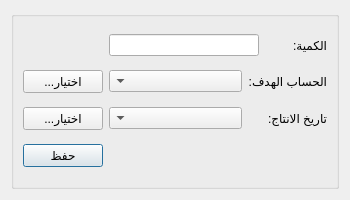
<?xml version="1.0" encoding="UTF-8"?>
<ui version="4.0">
 <class>MoveOutMaterial</class>
 <widget class="QDialog" name="MoveOutMaterial">
  <property name="geometry">
   <rect>
    <x>0</x>
    <y>0</y>
    <width>350</width>
    <height>200</height>
   </rect>
  </property>
  <property name="minimumSize">
   <size>
    <width>350</width>
    <height>200</height>
   </size>
  </property>
  <property name="maximumSize">
   <size>
    <width>350</width>
    <height>200</height>
   </size>
  </property>
  <property name="windowTitle">
   <string>إضافة مادة إلى المستودع</string>
  </property>
  <layout class="QGridLayout" name="gridLayout">
   <item row="1" column="0">
    <widget class="QGroupBox" name="groupBox">
     <property name="layoutDirection">
      <enum>Qt::RightToLeft</enum>
     </property>
     <property name="title">
      <string/>
     </property>
     <layout class="QGridLayout" name="gridLayout_2">
      <item row="1" column="0">
       <widget class="QLabel" name="label_3">
        <property name="text">
         <string>الحساب الهدف:</string>
        </property>
       </widget>
      </item>
      <item row="0" column="1">
       <widget class="QLineEdit" name="quantity_input">
        <property name="minimumSize">
         <size>
          <width>150</width>
          <height>0</height>
         </size>
        </property>
        <property name="maximumSize">
         <size>
          <width>200</width>
          <height>16777215</height>
         </size>
        </property>
       </widget>
      </item>
      <item row="0" column="0">
       <widget class="QLabel" name="label_2">
        <property name="text">
         <string>الكمية:</string>
        </property>
       </widget>
      </item>
      <item row="4" column="2">
       <widget class="QPushButton" name="save_btn">
        <property name="text">
         <string>حفظ</string>
        </property>
       </widget>
      </item>
      <item row="3" column="0">
       <widget class="QLabel" name="label_5">
        <property name="text">
         <string>تاريخ الانتاج:</string>
        </property>
       </widget>
      </item>
      <item row="1" column="2">
       <widget class="QPushButton" name="select_account_btn">
        <property name="text">
         <string>...اختيار</string>
        </property>
       </widget>
      </item>
      <item row="1" column="1">
       <widget class="QComboBox" name="account_combobox">
        <property name="minimumSize">
         <size>
          <width>100</width>
          <height>0</height>
         </size>
        </property>
        <property name="maximumSize">
         <size>
          <width>200</width>
          <height>16777215</height>
         </size>
        </property>
       </widget>
      </item>
      <item row="3" column="1">
       <widget class="QComboBox" name="opposite_account_combobox">
        <property name="minimumSize">
         <size>
          <width>100</width>
          <height>0</height>
         </size>
        </property>
        <property name="maximumSize">
         <size>
          <width>200</width>
          <height>16777215</height>
         </size>
        </property>
       </widget>
      </item>
      <item row="3" column="2">
       <widget class="QPushButton" name="select_opposite_account_btn">
        <property name="text">
         <string>...اختيار</string>
        </property>
       </widget>
      </item>
     </layout>
    </widget>
   </item>
  </layout>
 </widget>
 <resources/>
 <connections/>
</ui>
